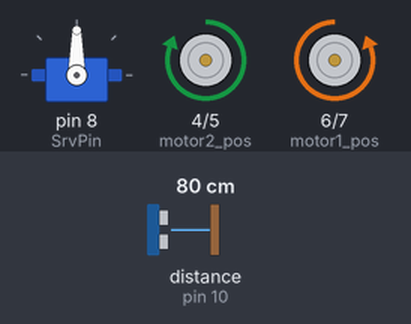
The sketch below on a simulated Arduino Uno, built with avr-gcc and run on an emulated ATmega328P. On the bench: servo, motor-driver pin pairs drawn as motors (green arrow = first pin HIGH = forward, orange = second pin HIGH = backward, longer = more drive). Wiring (inferred from the names in the program): ultrasonic range finder: trigger pin 9; echo pin 10. The test bench sets the inputs (shaded band); at power-on: distance to the obstacle (sensor on pin 10) 80 cm. The echo pulse lasts 58.3 µs per cm.

Above: at 1.3 s.
1.4 s: distance to the obstacle (sensor on pin 10) set to 24 cm
2.9 s: distance to the obstacle (sensor on pin 10) set to 19 cm
At 3.4 s:
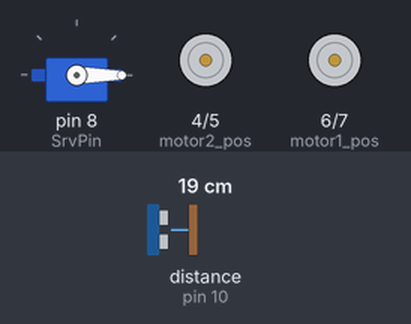
5.9 s: distance to the obstacle (sensor on pin 10) set to 35 cm
At 6.4 s:
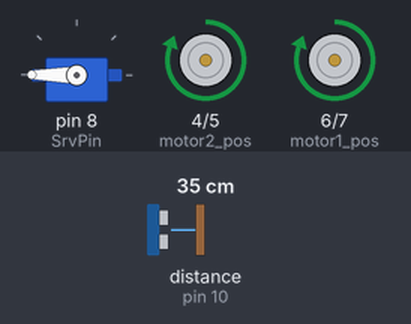
At 6.9 s:
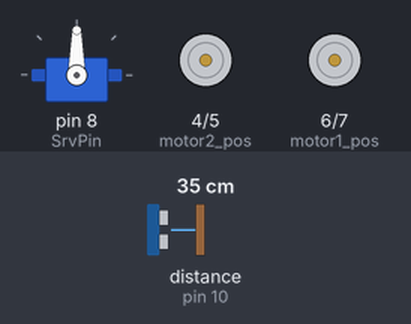
Timing chart, 0 to 8.9 s (numbered marks = the images above; inputs shaded):
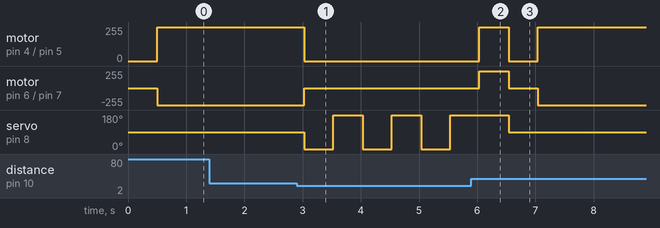

Measured:
- the behaviour switches between 22 and 21 cm on distance to the obstacle (sensor on pin 10) (found by bisection; images 0 and 1)
- after the input at 1.4 s, every drawn part: stays the same
- after the input at 2.9 s, motor on pin 4 (motor2_pos) / pin 5 (motor2_neg): forward 255/255 → stopped after 0.12 s; motor on pin 6 (motor1_pos) / pin 7 (motor1_neg): backward 255/255 → stopped after 0.12 s; servo on pin 8 (SrvPin): alternates 180° for 0.50 s and 0° for 0.50 s, starting after 0.12 s
- after the input at 5.9 s, motor on pin 4 (motor2_pos) / pin 5 (motor2_neg): stopped → forward 255/255 after 0.14 s, → stopped 0.50 s later, → forward 255/255 0.50 s later; motor on pin 6 (motor1_pos) / pin 7 (motor1_neg): stopped → forward 255/255 after 0.14 s, → stopped 0.50 s later, → backward 255/255 0.50 s later

The sketch:

new_robot.ino
```cpp
#include <Servo.h>

Servo ServoOne;
int SrvPin=8;

// Left motor pins
#define motor1_neg 7
#define motor1_pos 6

// Right Motor pins
#define motor2_neg 5
#define motor2_pos 4

#define trigPin 9
#define echoPin 10

void setup()
{
  Serial.begin (9600);
  pinMode(trigPin, OUTPUT);
  pinMode(echoPin, INPUT);
  ServoOne.attach(SrvPin);

  pinMode(motor1_neg, OUTPUT);
  pinMode(motor1_pos, OUTPUT);

  pinMode(motor2_pos, OUTPUT);
  pinMode(motor2_neg, OUTPUT);

  // Why??
  pinMode(8,OUTPUT);

}

void goForward(){
  digitalWrite(motor1_pos,LOW);
  digitalWrite(motor1_neg,HIGH);

  digitalWrite(motor2_pos,HIGH);
  digitalWrite(motor2_neg,LOW);
}


void turnLeft(){
  digitalWrite(motor1_pos,HIGH);
  digitalWrite(motor1_neg,LOW);

  digitalWrite(motor2_pos,HIGH);
  digitalWrite(motor2_neg,LOW);
  delay(500);
  stopMotors();
}

void turnRight(){
  digitalWrite(motor1_pos, LOW);
  digitalWrite(motor1_neg, HIGH);

  digitalWrite(motor2_pos, LOW);
  digitalWrite(motor2_neg, HIGH);
  delay(500);
  stopMotors();
}

void stopMotors(){
  digitalWrite(7,LOW);
  digitalWrite(5,LOW);
  digitalWrite(6,LOW);
  digitalWrite(4,LOW);
}

void lookRight(){
  ServoOne.write(0);
  delay(500);
}

void lookLeft(){
  ServoOne.write(180);
  delay(500);
}

void lookForward(){
  ServoOne.write(90);
  delay(500);
}

double getDistance(){
  long duration, distance;
  digitalWrite(trigPin, LOW);  // Added this line
  delayMicroseconds(2); // Added this line
  digitalWrite(trigPin, HIGH);
  delayMicroseconds(10); // Added this line
  digitalWrite(trigPin, LOW);
  duration = pulseIn(echoPin, HIGH);
  distance = ( duration / 2 ) / 29.1;
  return distance;
}

void loop()
{
  double distance = getDistance();
  if(distance > 20){
    lookForward();
    goForward();
  }else{
    stopMotors();
    lookRight();
    distance = getDistance();
    if(distance > 20){
      turnRight();
    }else{
      stopMotors();
      lookLeft();
      distance = getDistance();
      if(distance > 20){
        turnLeft();
      }
    }
  }
}
```
